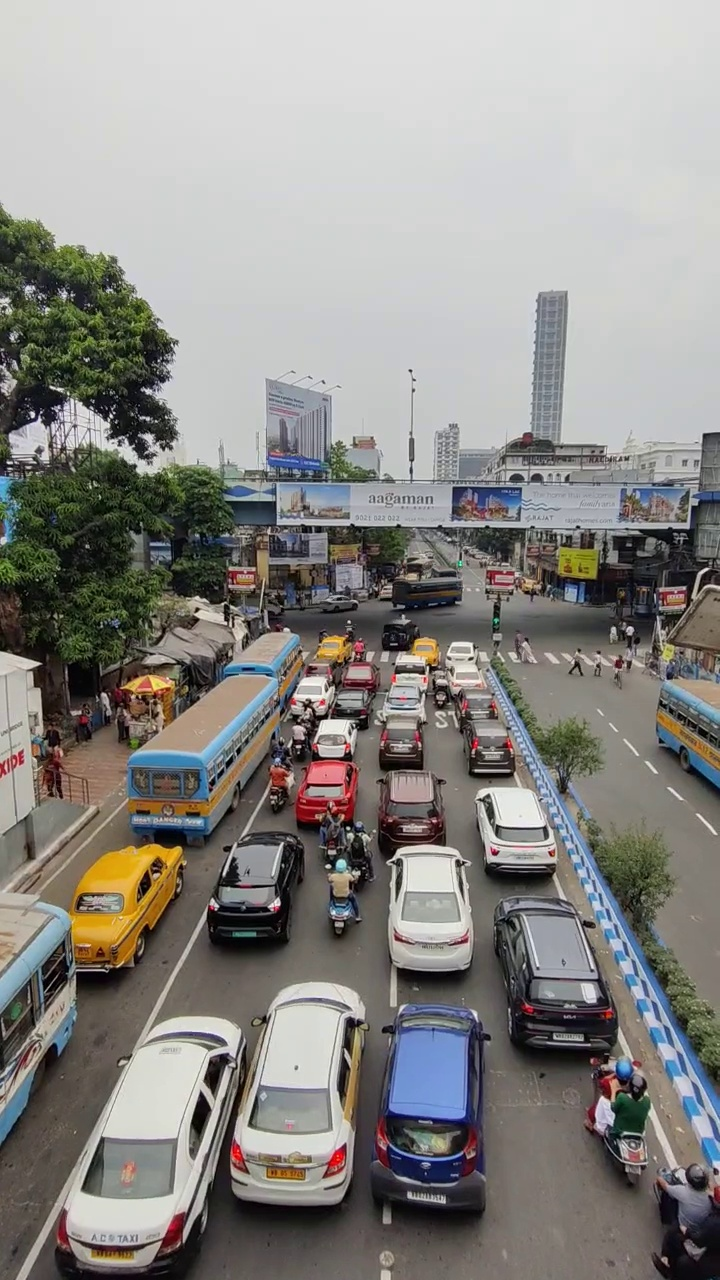
#> input picture datasets/helmet_dataset/images/train/traffic_frame_0015.jpg, 720 x 1280 px
$ python -i adaptive_engine.py   (imports and definitions only)
#> lines starting #> are read from the running program, lines starting #| are printed output that depends on the picture
#> further down, picture is the input picture: shape (1280, 720, 3); mean B, G, R 133.4, 137, 139
"""
================================================================================
ROAD SENSE AI - AUTONOMOUS ADAPTIVE SCENE INTELLIGENCE ENGINE
MODULE: ADAPTIVE STOP-LINE, HSV OPTICAL SIGNAL TRACKING & LIGHTING CALIBRATION
================================================================================
Zero-hardcoding continuous scene adaptation:
1. Dynamic Stop-Line Discovery (periodic Hough lines + vehicle deceleration clustering)
2. Optical Traffic Light Signal Phase Perception (HSV color thresholding & flow kinematics)
3. Environmental Lighting Auto-Calibration (sub-sampled auto-CLAHE)
================================================================================
"""

import cv2
import numpy as np
from typing import Dict, List, Optional, Tuple, Any


class AutonomousAdaptiveEngine:
    """
    Autonomous Scene Adaptation Engine.
    Dynamically self-calibrates to any intersection camera angle without manual configuration.
    """

    def __init__(self):
        self.learned_stop_line_y: Optional[int] = None
        self.stop_line_confidence: float = 0.0
        self.learned_horizon_y: Optional[int] = None
        self.signal_state: str = "GREEN"
        self.signal_confidence: float = 0.85
        self.frame_history_count: int = 0
        self.stopped_vehicle_tracker: Dict[int, int] = {}  # track_id -> frames stationary

    # ==========================================================================
    # 1. AUTONOMOUS STOP-LINE & ROAD MARKING DETECTION
    # ==========================================================================
    # [143 lines left out: functions auto_detect_stop_line, auto_detect_signal_phase, not called in this run]

    # ==========================================================================
    # 3. AUTONOMOUS LIGHTING & CONTRAST ENHANCEMENT
    # ==========================================================================
    def auto_enhance_environment(self, frame: np.ndarray) -> Tuple[np.ndarray, Dict[str, Any]]:
        """
        Dynamically inspects frame illumination, shadow distribution, and contrast.
        Optimized with fast sub-sampled sampling (<0.1ms).
        """
        # Fast 8x sub-sampling for luminance
        small_gray = cv2.cvtColor(frame[::8, ::8], cv2.COLOR_BGR2GRAY)
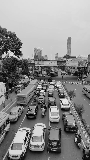
#> small_gray: shape (160, 90); min 0, max 249, mean 137.4
        mean_luminance = float(np.mean(small_gray))
#> mean_luminance = 137.4
        std_luminance = float(np.std(small_gray))
#> std_luminance = 67.43

        is_low_light = mean_luminance < 70.0
#> is_low_light = False
        is_low_contrast = std_luminance < 30.0
#> is_low_contrast = False

        if not is_low_light and not is_low_contrast:
            return frame, {
                "mean_luminance": round(mean_luminance, 1),
                "std_contrast": round(std_luminance, 1),
                "is_night": False,
                "action": "Optimal Illumination"
            }

        # Autonomous Adaptive CLAHE only when low-light/low-contrast
        lab = cv2.cvtColor(frame, cv2.COLOR_BGR2LAB)
        l, a, b = cv2.split(lab)

        clip = round(min(4.0, max(1.5, (100.0 - mean_luminance) / 25.0)), 1)
        clahe = cv2.createCLAHE(clipLimit=clip, tileGridSize=(8, 8))
        cl = clahe.apply(l)

        enhanced_lab = cv2.merge((cl, a, b))
        proc_frame = cv2.cvtColor(enhanced_lab, cv2.COLOR_LAB2BGR)

        audit = {
            "mean_luminance": round(mean_luminance, 1),
            "std_contrast": round(std_luminance, 1),
            "is_night": is_low_light,
            "action": f"Autonomous CLAHE Active (Clip: {clip})"
        }

        return proc_frame, audit

>>> import cv2
>>> picture = cv2.imread('../datasets/helmet_dataset/images/train/traffic_frame_0015.jpg')
>>> result = AutonomousAdaptiveEngine().auto_enhance_environment(picture)
